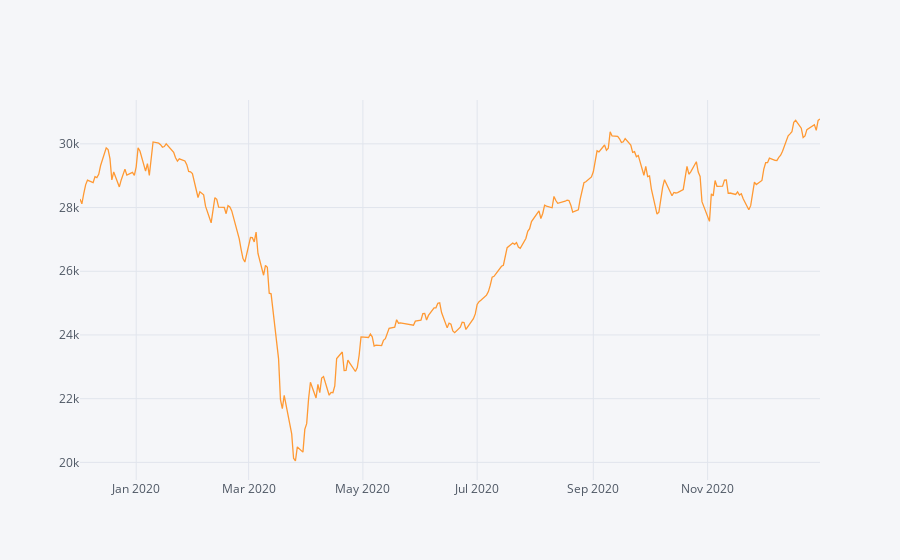

Notebook code cell kept with this figure:
### Markdown cell above
We could safely say that things are pretty stable and on right track

### Code cell
#let's check the year 2020, since the covid-19 started from the dec 2019 let's start the analysis from there
df.loc['2019-12-01':'2020-12-31']['Close'].iplot()

### Figure 1 — Plotly figure (JSON) as saved in the notebook; plotly's stock layout.template omitted (floating-point values rounded to 4 significant figures; data arrays with more than 128 entries replaced by an {"elided": "..."} marker saying what was removed)
{"data": [{"line": {"color": "rgba(255, 153, 51, 1.0)", "dash": "solid", "shape": "linear", "width": 1.3}, "mode": "lines", "name": "Close", "text": "", "type": "scatter", "x": {"elided": "272 str values"}, "y": {"elided": "272 float values"}}], "layout": {"legend": {"bgcolor": "#F5F6F9", "font": {"color": "#4D5663"}}, "paper_bgcolor": "#F5F6F9", "plot_bgcolor": "#F5F6F9", "title": {"font": {"color": "#4D5663"}}, "xaxis": {"gridcolor": "#E1E5ED", "showgrid": true, "tickfont": {"color": "#4D5663"}, "title": {"font": {"color": "#4D5663"}, "text": ""}, "zerolinecolor": "#E1E5ED"}, "yaxis": {"gridcolor": "#E1E5ED", "showgrid": true, "tickfont": {"color": "#4D5663"}, "title": {"font": {"color": "#4D5663"}, "text": ""}, "zerolinecolor": "#E1E5ED"}}}
